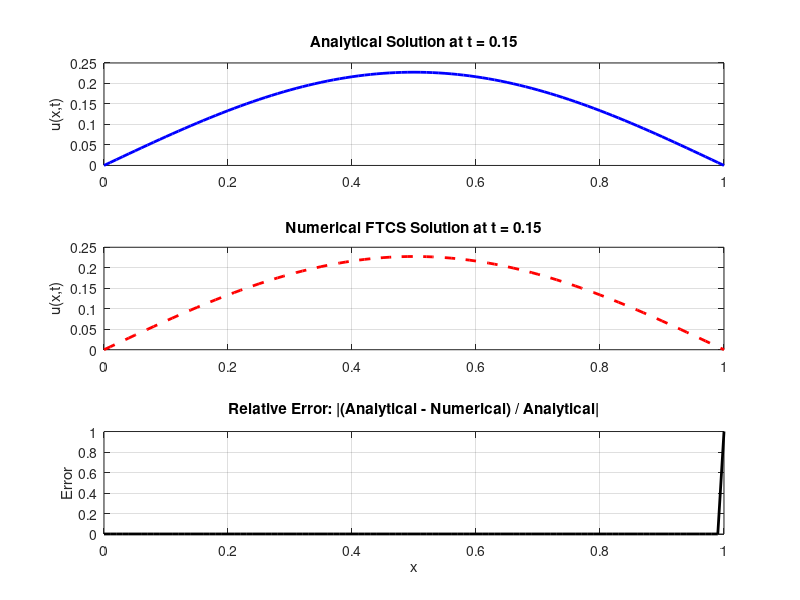

Source code (MATLAB): (Note: this script raises an error after producing the figure.)
clc; clear; close all;

% ============================
% Parameters
% ============================
k = 1;
L = 1;
Nx = 100;
dx = L / Nx;
x = linspace(0, L, Nx+1);

dt = 0.00005;                 % stable FTCS time step
r = k * dt / dx^2;

% Time at which to compare analytical & numerical
t_compare = 0.15;
Nt = round(t_compare / dt);

fprintf("Fourier number r = %f\n", r);

% ============================
% Initial condition
% ============================
u_num = sin(pi * x);          % numerical IC
u_exact = @(x,t) sin(pi*x).*exp(-k*pi^2*t);  % analytical function

% ============================
% FTCS Time-Stepping
% ============================
for n = 1:Nt
    u_new = u_num;

    u_new(2:Nx) = u_num(2:Nx) + r * (u_num(3:Nx+1) - 2*u_num(2:Nx) + u_num(1:Nx-1));

    u_new(1) = 0;
    u_new(end) = 0;

    u_num = u_new;
end

% ============================
% Analytical & Relative Error
% ============================
u_ana = u_exact(x, t_compare);
rel_error = abs((u_ana - u_num) ./ u_ana);
rel_error(u_ana == 0) = 0;

% ============================
% PLOTTING IN 3 SEPARATE SUBPLOTS
% ============================
figure;

% ---- Subplot 1: Analytical ----
subplot(3,1,1);
plot(x, u_ana, 'b', 'LineWidth', 2);
title('Analytical Solution at t = 0.15');
ylabel('u(x,t)');
grid on;

% ---- Subplot 2: Numerical ----
subplot(3,1,2);
plot(x, u_num, 'r--', 'LineWidth', 2);
title('Numerical FTCS Solution at t = 0.15');
ylabel('u(x,t)');
grid on;

% ---- Subplot 3: Relative Error ----
subplot(3,1,3);
plot(x, rel_error, 'k', 'LineWidth', 2);
title('Relative Error: |(Analytical - Numerical) / Analytical|');
xlabel('x');
ylabel('Error');
grid on;

sgtitle('Analytical, Numerical, and Relative Error Comparison');
